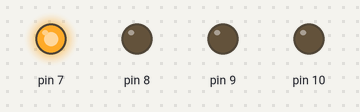
This sketch was run on a simulated Arduino Uno, built with avr-gcc and run on an emulated ATmega328P. On the bench: output pins drawn as LEDs (lit = HIGH).

Above: at 2.5 s.
At 9.5 s:
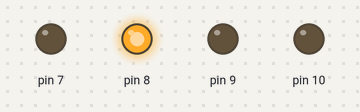
At 16.5 s:
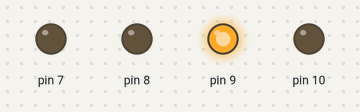
At 23.5 s:
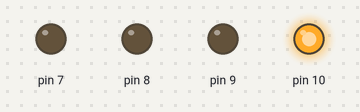
At 34.0 s:
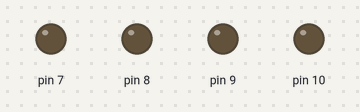
Timing chart, 0 to 36.4 s (numbered marks = the images above):
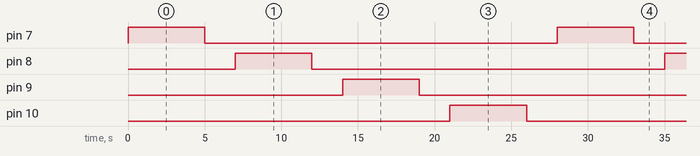

The sketch:

sketch_nov04a.ino
```cpp
void setup() {
  // put your setup code here, to run once:
pinMode(7, OUTPUT);
pinMode(8, OUTPUT);
pinMode(9, OUTPUT);
pinMode(10, OUTPUT);

}

void loop() {
  // put your main code here, to run repeatedly:
digitalWrite(7, HIGH);
delay(5000);

digitalWrite(7, LOW);
delay(2000);

digitalWrite(8, HIGH);
delay(5000);

digitalWrite(8, LOW);
delay(2000);

digitalWrite(9, HIGH);
delay(5000);

digitalWrite(9, LOW);
delay(2000);

digitalWrite(10, HIGH);
delay(5000);

digitalWrite(10, LOW);
delay(2000);
}
```

Measured:
- by itself, pin 7–10: alternates HIGH for 5.0 s and LOW for 23.0 s
- by itself, everything shown: repeats every 28.0 s, in 8 steps
